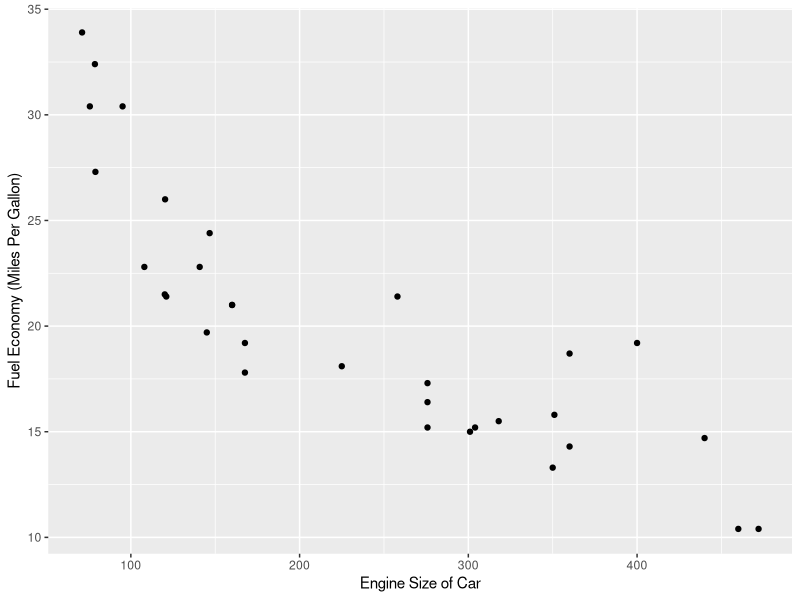
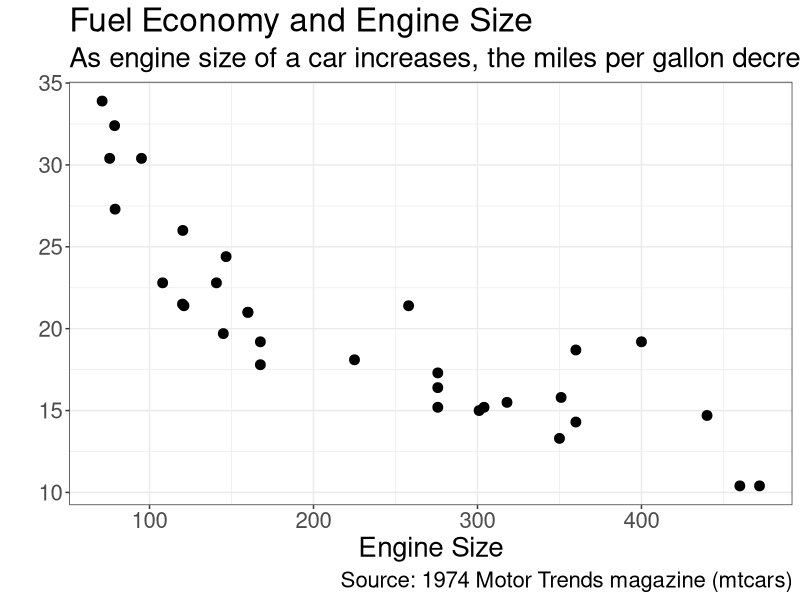

Generate these figures, in order, with R:
## ---- chunk 1
knitr::opts_chunk$set(echo = TRUE)
## ---- chunk 2
# install.packages("ggplot2")
library(ggplot2)
## ---- chunk 3
# install.packages("tidyverse")
library(tidyverse)
## ---- chunk 4
ggplot(mtcars) +
  geom_point(aes(x = disp, y = mpg)) +
  labs(x = "Engine Size of Car", 
       y = "Fuel Economy (Miles Per Gallon)")
## ---- chunk 5
ggplot(mtcars) +
  geom_point(aes(x = disp, y = mpg), size = 3) +
  labs(x = "Engine Size", 
       y = "",
       title = "Fuel Economy and Engine Size",
       subtitle = "As engine size of a car increases, the miles per gallon decrease",
       caption = "Source: 1974 Motor Trends magazine (mtcars)") +
  theme_bw() +
  theme(text = element_text(size = 20))            
